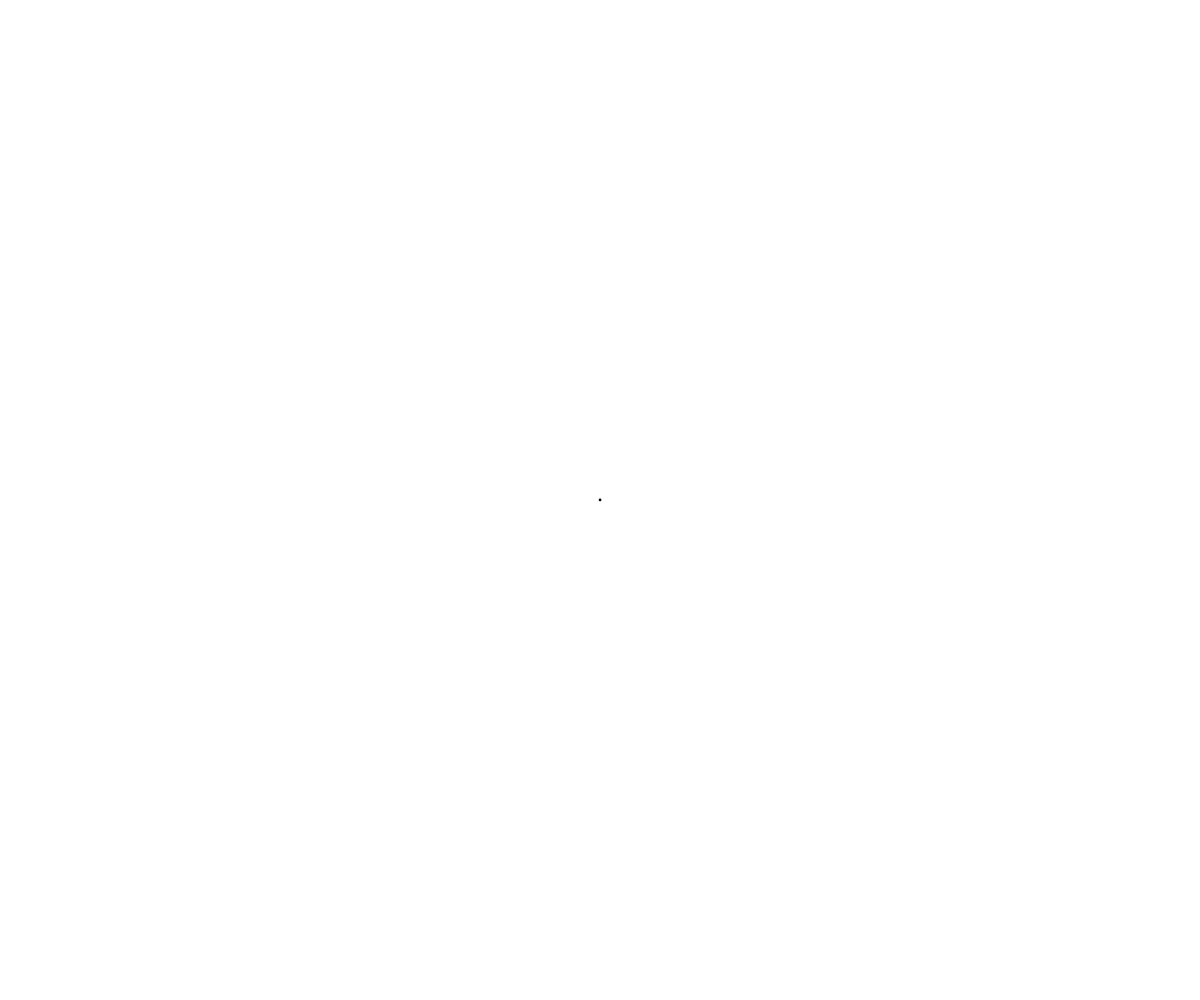
Frame 1 (no input)
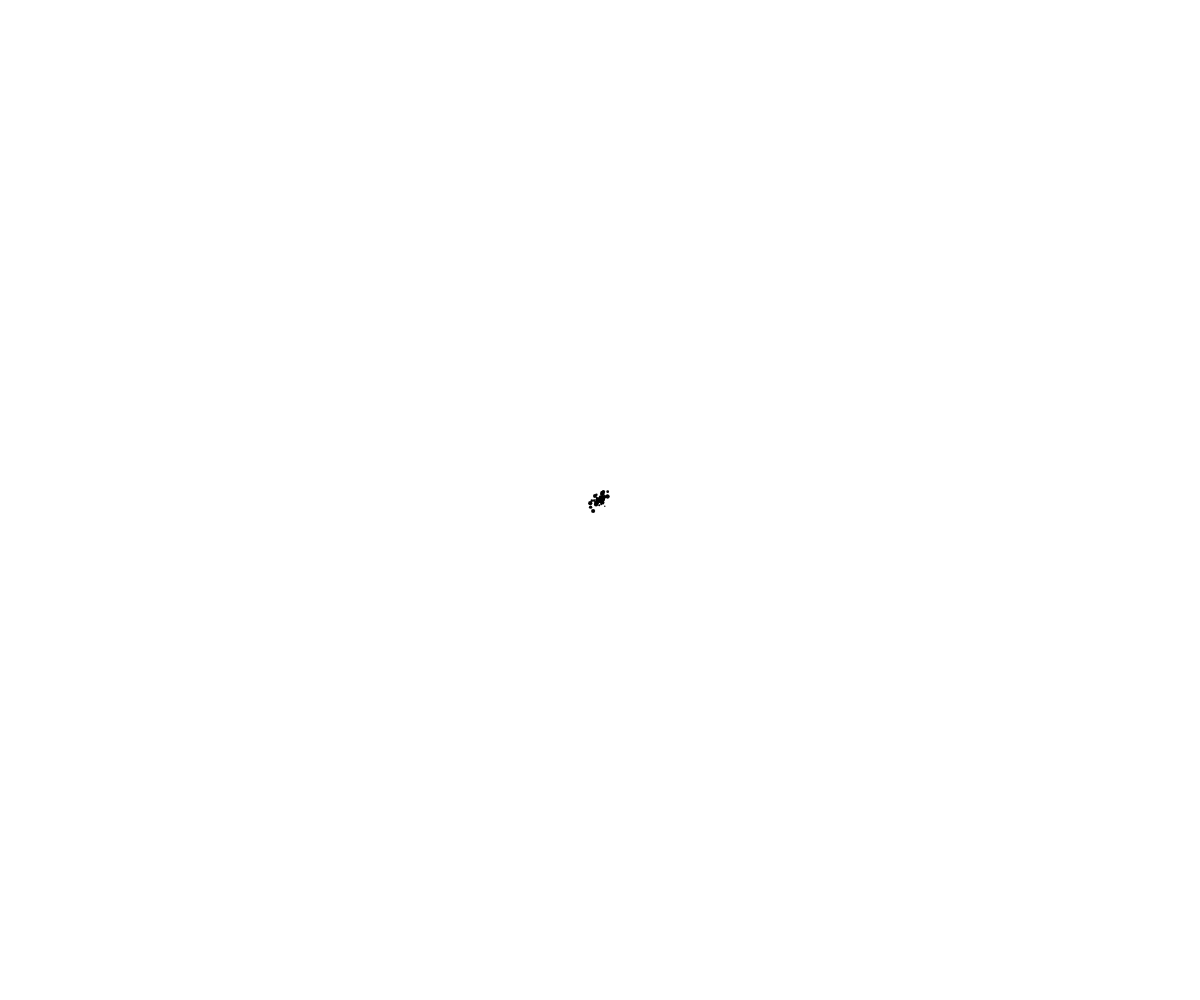
Frame 60 (no input)
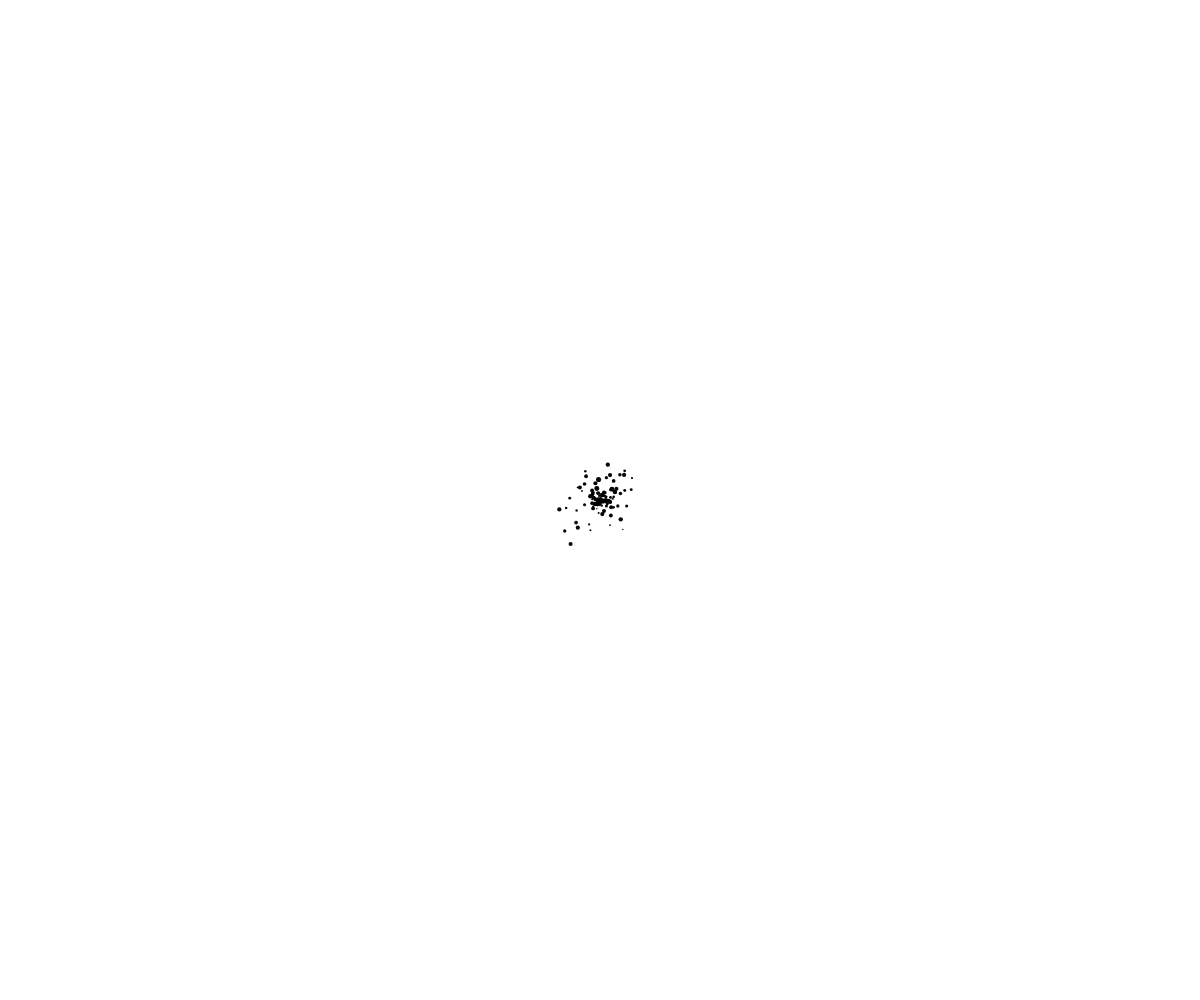
Frame 120 (the mouse pressed at the canvas centre since frame 60)

The p5.js sketch that drew these frames (run headless with seeded random() and noise() and a simulated clock; from frame 60 on, the mouse is pressed at the canvas centre):

// p5.js sketch
// ── sketch.js
var system;

function setup() {
  createCanvas(window.innerWidth, window.innerHeight);
  system = new ParticleSystem(createVector(width/2, height / 2));
}

function draw() {
  background(255);
  system.addParticle();
  system.run();
}

// A simple Particle class
var Particle = function(position) {
  var a = 0.006;
  var v = 0.1;
  this.acceleration = createVector(random(-a, a), random(-a, a));
  this.velocity = createVector(random(-v, v), random(-v, v));
  this.position = position.copy();
  this.lifespan = 255.0;
  this.lifeSpeed = 0.08;
  this.radius = 1 + this.velocity.mag() * 30;
};

Particle.prototype.run = function() {
  this.update();
  this.display();
};

// Method to update position
Particle.prototype.update = function(){
  this.velocity.add(this.acceleration);
  this.position.add(this.velocity);

  this.lifespan -= this.lifeSpeed;

  // this.radius += this.lifeSpeed / 30;
};

// Method to display
Particle.prototype.display = function() {
  // stroke(200, this.lifespan);
  // strokeWeight(2);
  noStroke();
  fill(0, this.lifespan);
  ellipse(this.position.x, this.position.y, this.radius, this.radius);
};

// Is the particle still useful?
Particle.prototype.isDead = function(){
  if (this.lifespan < 0) {
    return true;
  } else {
    return false;
  }
};

var ParticleSystem = function(position) {
  this.origin = position.copy();
  this.particles = [];
};

ParticleSystem.prototype.addParticle = function() {
  this.particles.push(new Particle(this.origin));
};

ParticleSystem.prototype.run = function() {
  for (var i = this.particles.length-1; i >= 0; i--) {
    var p = this.particles[i];
    p.run();
    if (p.isDead()) {
      this.particles.splice(i, 1);
    }
  }
};
